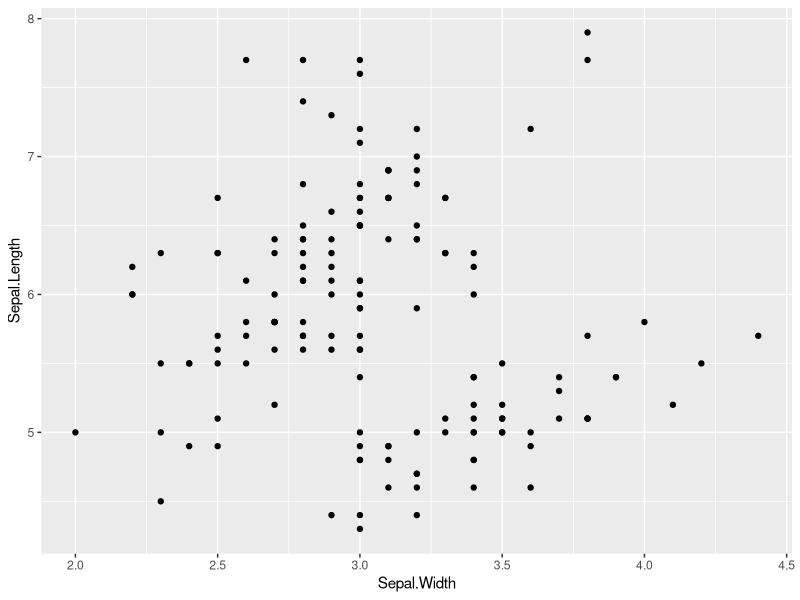
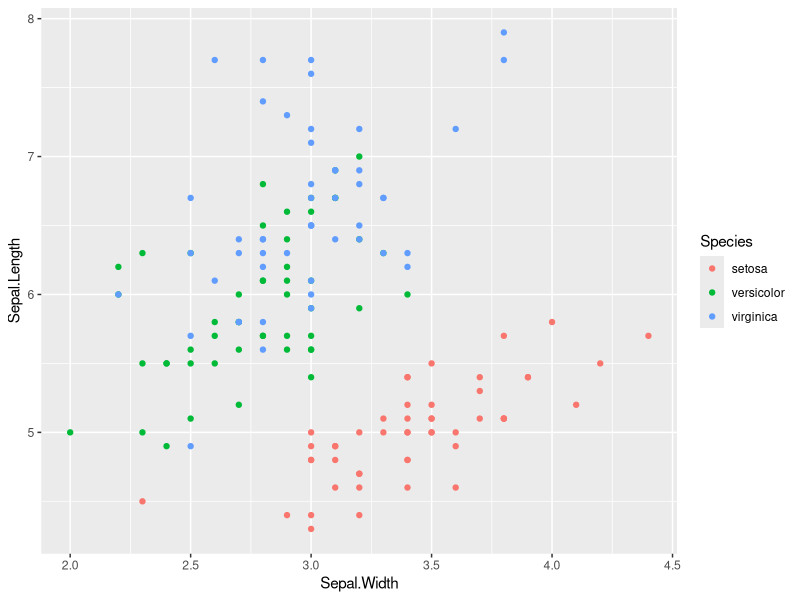
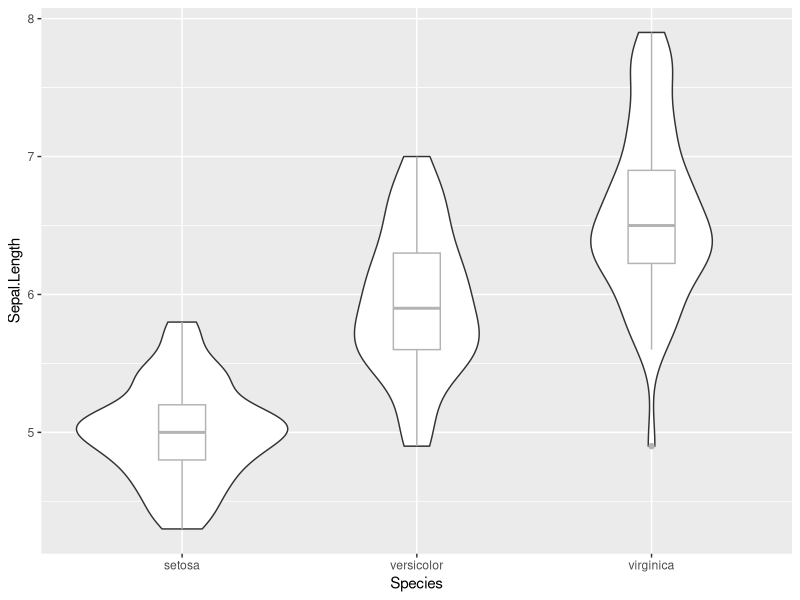
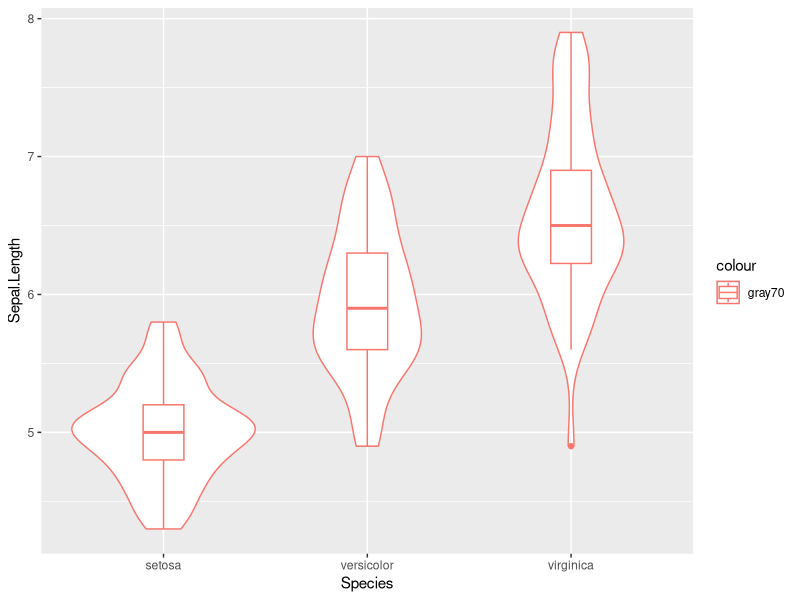
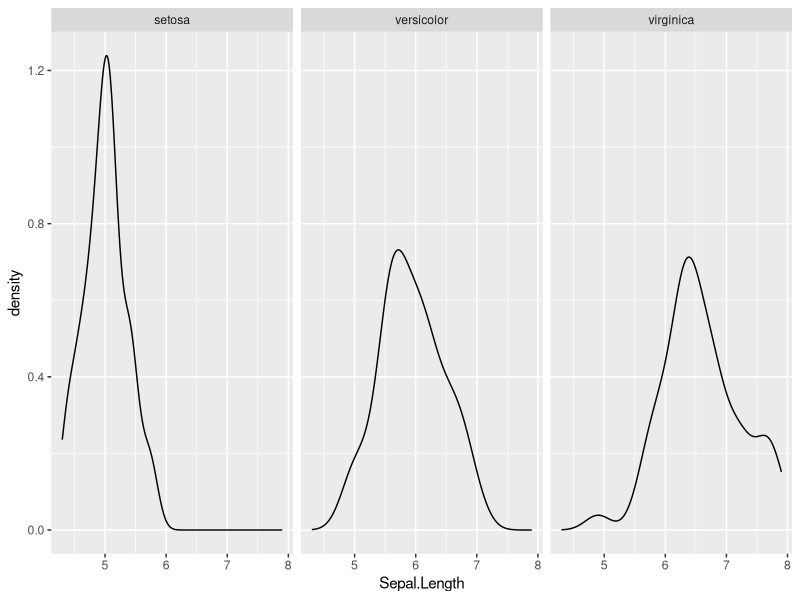
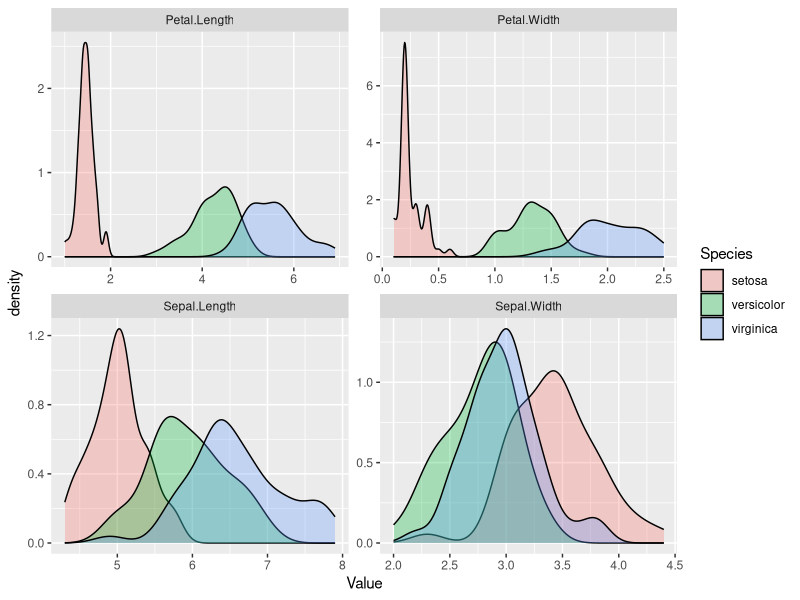
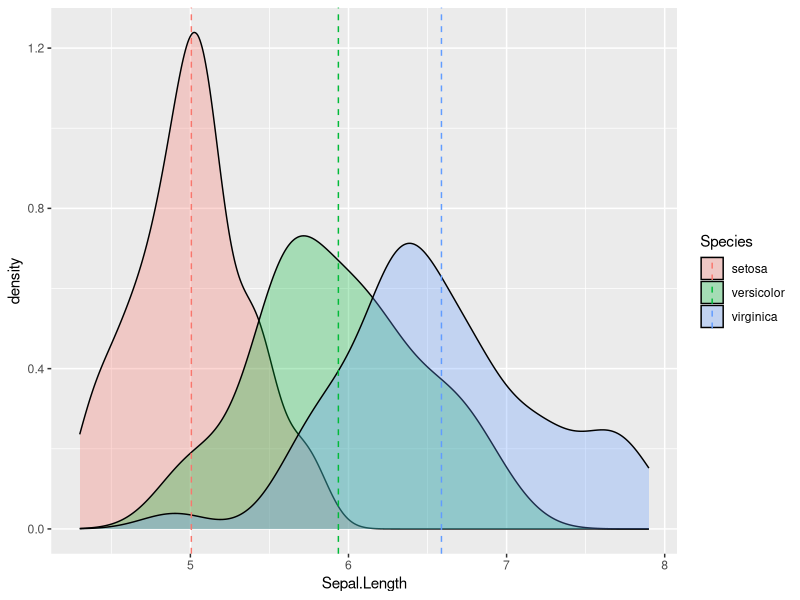

Reproduce these figures in R, in order.
## ---- chunk 1
# set global knitr options
knitr::opts_chunk$set(
  echo = TRUE,
  warning = FALSE,
  message = FALSE,
  cache = FALSE)

# load in libraries
# if any packages are not installed, install via `install.packages("xxx")`
library(ggplot2)
library(dplyr)
library(tidyr)
library(purrr)
library(tibble)
library(stringr)
library(forcats)
library(tidyselect)
# library(magrittr) # uncomment if you want to use the `|>` pipe

# set seed
set.seed(1)
## ---- chunk 2
x <- rnorm(1000)
# computes the mean of x using piping
x |> mean()
# this is equivalent to
mean(x)
## ---- chunk 3
f <- function(a, b) {
  a + b
}
# computes the mean of (x + 1) using piping
x |> f(b = 1) |> mean()
# this is equivalent to
mean(f(x, b = 1))
## ---- chunk 4
# outputs summary statistics of the iris dataset
summary(iris)

# rewrite using pipe operator

## ---- chunk 5
log_petal_length <- log(iris$Sepal.Length)
min(log_petal_length)

# rewrite using pipe operator

## ---- chunk 6
# convert iris data frame to tibble
iris <- as_tibble(iris)
iris
## ---- chunk 7
# using filter() without piping
filter(iris, Species == "versicolor")

# same thing but using piping instead
iris |> 
  filter(Species == "versicolor")

# this is equivalent to the following code in base R
iris[iris$Species == "versicolor", ]
## ---- chunk 8
# get all rows where the species is either versicolor or setosa
iris |> 
  filter(Species %in% c("versicolor", "setosa"))

# this is equivalent to the following code in base R
iris[iris$Species %in% c("versicolor", "setosa"), ]
## ---- chunk 9
# get all rows where the species is either versicolor or setosa AND
# where the sepal width is greater than 3
iris |> 
  filter(
    Species %in% c("versicolor", "setosa"),
    Sepal.Width > 3
  )

# this is equivalent to the following code in base R
iris[(iris$Species %in% c("versicolor", "setosa")) & (iris$Sepal.Width > 3), ]
## ---- chunk 10
# get all rows where the species is either versicolor or setosa OR
# where the sepal width is greater than the median sepal width
iris |> 
  filter(
    Species %in% c("versicolor", "setosa") | 
      Sepal.Width > median(Sepal.Width)
  )

# this is equivalent to the following code in base R
iris[(iris$Species %in% c("versicolor", "setosa")) | (iris$Sepal.Width > median(iris$Sepal.Width)), ]
## ---- chunk 11

## ---- chunk 12
iris |> 
  filter(Species == "versicolor") |> 
  select(Sepal.Length, Species)

# this is equivalent to the following code in base R
iris[iris$Species == "versicolor", c("Sepal.Length", "Species")]
## ---- chunk 13
iris |> 
  select(-Sepal.Length)

# this is equivalent to the following code in base R
iris[, -which(names(iris) == "Sepal.Length")]
## ---- chunk 14
iris |>
  select(
    Length = Sepal.Length, 
    Width = Sepal.Width
  )

# this is equivalent to the following code in base R
iris_equiv <- iris[, c("Sepal.Length", "Sepal.Width")]
names(iris_equiv) <- c("Length", "Width")
iris_equiv
## ---- chunk 15
iris |>
  rename(
    Length = Sepal.Length, 
    Width = Sepal.Width
  )

# this is equivalent to the following code in base R
iris_equiv <- iris # creating copy of iris to avoid overwriting original (for demonstration purposes)
names(iris_equiv)[names(iris_equiv) == "Sepal.Length"] <- "Length"
names(iris_equiv)[names(iris_equiv) == "Sepal.Width"] <- "Width"
iris_equiv
## ---- chunk 16
iris |> 
  select(contains("Length"))
## ---- chunk 17
# create fake dataset (please run lines)
idx <- sample(1:100, 25)  # generate random indices
col_names <- sample(
  c(paste0("X", idx), paste0(idx, "X")),  # generate column names
  size = 50,
  replace = FALSE
)
data <- matrix(rnorm(500), nrow = 10, ncol = 50) |>
  as_tibble() |> 
  setNames(col_names)
data

# extract columns that start with "X" in column name

## ---- chunk 18
# using select
iris |> 
  select(Sepal.Length)

# using pull
iris |>
  pull(Sepal.Length)

# The difference is that select() always returns a data frame or tibble while pull() returns a vector. Since many functions in R require you to input arguments with a specific type, be aware of the object types that you are working with. Otherwise, R may cry and throw an obscure error.
## ---- chunk 19
iris |> 
  mutate(Species = as.character(Species))

# this is equivalent to the following code in base R
iris_equiv <- iris # creating copy of iris to avoid overwriting original
iris_equiv$Species <- as.character(iris_equiv$Species)
iris_equiv
## ---- chunk 20
iris |> 
  mutate(
    Species = as.character(Species),
    Sepal.Sum = Sepal.Length + Sepal.Width
  )

# this is equivalent to the following code in base R
iris_equiv <- iris
iris_equiv$Species <- as.character(iris_equiv$Species)
iris_equiv$Sepal.Sum <- iris_equiv$Sepal.Width + iris_equiv$Sepal.Length
iris_equiv
## ---- chunk 21
# multiply Sepal.Length and Sepal.Width values by 2
iris |> 
  mutate(
    across(
      c(Sepal.Length, Sepal.Width),
      function(x) 2 * x
    )
  )

# can also use across with select_helpers
iris |> 
  mutate(
    across(
      starts_with("Sepal"),
      function(x) 2 * x
    )
  )

# this is equivalent to the following code in base R
iris_equiv <- iris
iris_equiv$Sepal.Length <- 2 * iris_equiv$Sepal.Length
iris_equiv$Sepal.Width <- 2 * iris_equiv$Sepal.Width
iris_equiv
## ---- chunk 22

## ---- chunk 23
# create iris_new dataset
iris_new <- iris |>
  mutate(
    Species = as.character(Species),
    another_character_col = sample(letters, nrow(iris), replace = TRUE)
  )
iris_new

# convert character columns to factors

## ---- chunk 24
iris |> 
  mutate(Sepal.Length.rank = rank(Sepal.Length)) |> 
  # sort by Sepal.Length.rank (from smallest to largest)
  arrange(Sepal.Length.rank) |> 
  # select subset of columns for easier viewing
  select(Sepal.Length, Sepal.Length.rank, Species) 
## ---- chunk 25
iris |> 
  group_by(Species) |> 
  mutate(Sepal.Length.rank = rank(Sepal.Length)) |> 
  # sort first by Sepal.Length.rank and then by Species when there are tied Sepal.length.rank
  arrange(Sepal.Length.rank, Species) |> 
  # select subset of columns for easier viewing
  select(Sepal.Length, Sepal.Length.rank, Species)
## ---- chunk 26
iris |> 
  group_by(Species) |> 
  # get the rank of Sepal.Length within each species
  mutate(Sepal.Length.rank.per.species = rank(Sepal.Length)) |> 
  # remove species grouping
  ungroup() |>
  # get the rank of Sepal.Length across all species
  mutate(Sepal.Length.rank = rank(Sepal.Length)) |>
  # sort first by Sepal.Length.rank.per.species, Sepal.Length.rank, then by Species 
  arrange(Sepal.Length.rank.per.species, Sepal.Length.rank, Species) |> 
  # select subset of columns for easier viewing
  select(Sepal.Length, Sepal.Length.rank.per.species, Sepal.Length.rank, Species)
## ---- chunk 27
iris |> 
  group_by(Species) |>  
  summarize(
    Sepal.Length.mean = mean(Sepal.Length),
    Sepal.Length.median = median(Sepal.Length)
  )
## ---- chunk 28
iris |> 
  summarize(
    Sepal.Length.mean = mean(Sepal.Length),
    Sepal.Length.median = median(Sepal.Length)
  )
## ---- chunk 29

## ---- chunk 30

## ---- chunk 31

## ---- chunk 32
iris |>
  arrange(Sepal.Length)
## ---- chunk 33
iris |>
  arrange(desc(Sepal.Length), Sepal.Width)
## ---- chunk 34

## ---- chunk 35

## ---- chunk 36
df1 <- tibble(uppercase = LETTERS[1:3])
df2 <- tibble(lowercase = letters[1:3])
# combine data frames by columns
bind_cols(df1, df2)

# this is equivalent to the following code in base R
cbind(df1, df2)
## ---- chunk 37
df1 <- tibble(a = 1:3, b = 2:4, c = 3:5)
df2 <- tibble(a = 4:6, b = 5:7, c = 6:8)
# combine data frames by columns
bind_rows(df1, df2)

# this is equivalent to the following code in base R
rbind(df1, df2)
## ---- chunk 38
df1 <- tibble(letter = LETTERS[1:3])
df2 <- tibble(letter = letters[1:3])

# combine data frames by columns

## ---- chunk 39
band_members
## ---- chunk 40
band_instruments
## ---- chunk 41
# inner join: keeps people who are in both datasets
inner_join(band_members, band_instruments, by = "name")
# full join: keeps all people from both datasets
full_join(band_members, band_instruments, by = "name")
# left join: keeps all people in the left (band_members) dataset
left_join(band_members, band_instruments, by = "name")
# right join: keeps all people in the right (band_instruments) dataset
right_join(band_members, band_instruments, by = "name")
## ---- chunk 42
champs <- tibble(
  first_name = c("Knute", "Frank", "Ara", "Dan", "Lou", "Marcus"),
  last_name = c("Rockne", "Leahy", "Parseghian", "Devine", "Holtz", "Freeman"),
  n_championships = c("3", "4", "2", "1", "1", "1?")
)

win_percent <- tibble(
  first = c("Knute", "Frank", "Ara", "Dan", "Lou", "Marcus"),
  last = c("Rockne", "Leahy", "Parseghian", "Devine", "Holtz", "Freeman"),
  win_percent = c(0.881, 0.855, 0.836, 0.764, 0.765, 0.786)
)

inner_join(
  x = champs, y = win_percent, 
  by = c("first_name" = "first", "last_name" = "last")
)
## ---- chunk 43
band_members
band_instruments2

# merge band_members and band_instruments2

## ---- chunk 44
band_instruments2_messy <- bind_rows(band_instruments2, band_instruments2)

# left join band_members and band_instruments2_messy

## ---- chunk 45

## ---- chunk 46
# add sample ID as a column for demonstration purposes
iris_df <- iris |> 
  rownames_to_column("id")
iris_df
## ---- chunk 47
# convert to "longer" format
iris_long <- iris_df |> 
  pivot_longer(
    # specify columns to pivot to longer format (all other columns serve as "IDs")
    cols = c(contains("Sepal"), contains("Petal")),
    # name of column that will contain the variable names
    names_to = "Variable",
    # name of column that will contain the values
    values_to = "Value"
  )
iris_long
## ---- chunk 48
iris_wide <- iris_long |> 
  pivot_wider(
    names_from = "Variable",
    values_from = "Value"
  )
## ---- chunk 49
mtcars_df <- mtcars |> 
  rownames_to_column("id")

# pivot to longer

## ---- chunk 50
# pivot to wider

## ---- chunk 51
ggplot(iris) +
  aes(x = Sepal.Width, y = Sepal.Length) +
  geom_point()
## ---- chunk 52

## ---- chunk 53
ggplot(iris) +
  aes(x = Sepal.Width, y = Sepal.Length, color = Species) +
  geom_point()
## ---- chunk 54
ggplot(iris) +
  aes(x = Species, y = Sepal.Length) +
  geom_violin() +
  geom_boxplot(width = 0.2, color = "gray70")
## ---- chunk 55

## ---- chunk 56
ggplot(iris) +
  aes(x = Species, y = Sepal.Length, color = "gray70") +
  geom_violin() +
  geom_boxplot(width = 0.2)
## ---- chunk 57
ggplot(iris) +
  aes(x = Sepal.Length) +
  facet_wrap(~ Species) +
  geom_density()
## ---- chunk 58
iris_long <- iris |> 
  tidyr::pivot_longer(
    cols = -Species,
    names_to = "Variable",
    values_to = "Value"
  )
ggplot2::ggplot(iris_long) +
  ggplot2::aes(x = Value, fill = Species) +
  ggplot2::geom_density(alpha = 0.3) +
  ggplot2::facet_wrap(~ Variable, scales = "free")
## ---- chunk 59

## ---- chunk 60

## ---- chunk 61

## ---- chunk 62
# compute mean Sepal.Length for each species
mean_iris <- iris |> 
  group_by(Species) |> 
  summarize(Sepal.Length.mean = mean(Sepal.Length))

ggplot(iris) +
  aes(x = Sepal.Length, fill = Species) +
  geom_density(alpha = 0.3) +
  geom_vline(
    aes(xintercept = Sepal.Length.mean, color = Species),
    data = mean_iris,
    linetype = "dashed"
  )
## ---- chunk 63
# create a list of items
x <- list(
  a = 1:10, 
  beta = exp(-3:3), 
  logic = c(TRUE, FALSE, FALSE, TRUE)
)

# apply the mean function to each item of the list
purrr::map(x, function(x) mean(x))
# or using an allowed shorthand
purrr::map(x, mean)
## ---- chunk 64
# initialize an empty list to store the results
result <- list()
# loop through each item of the list and apply the mean function
for (i in names(x)) {
  result[[i]] <- mean(x[[i]])
}
result
## ---- chunk 65
lapply(x, mean)
## ---- chunk 66
result <- list()
for (col in colnames(iris)) {
  # get the object type of each column in the iris dataset (e.g., "numeric", "factor", etc.)
  result[[col]] <- class(iris[[col]])
}

# this is equivalent to the following code using map()

